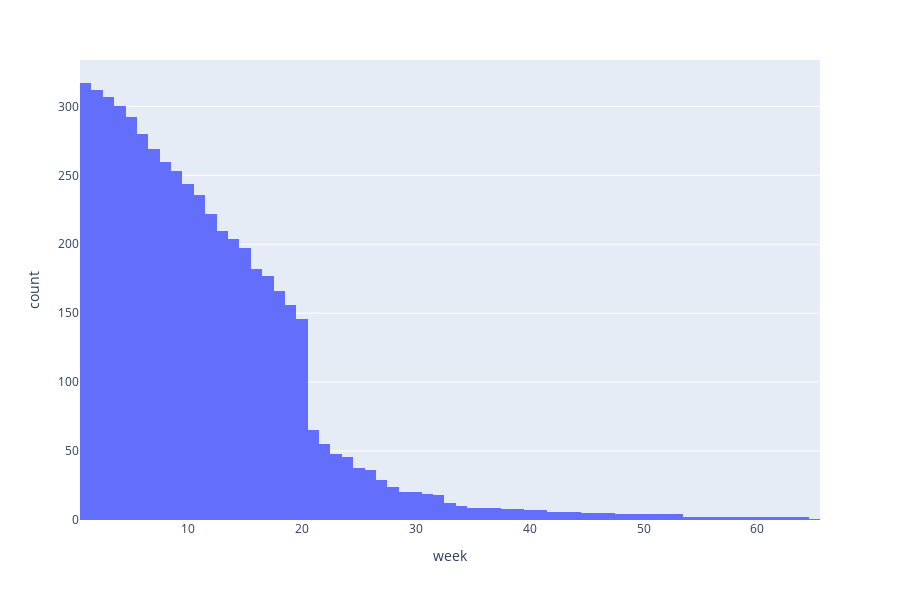
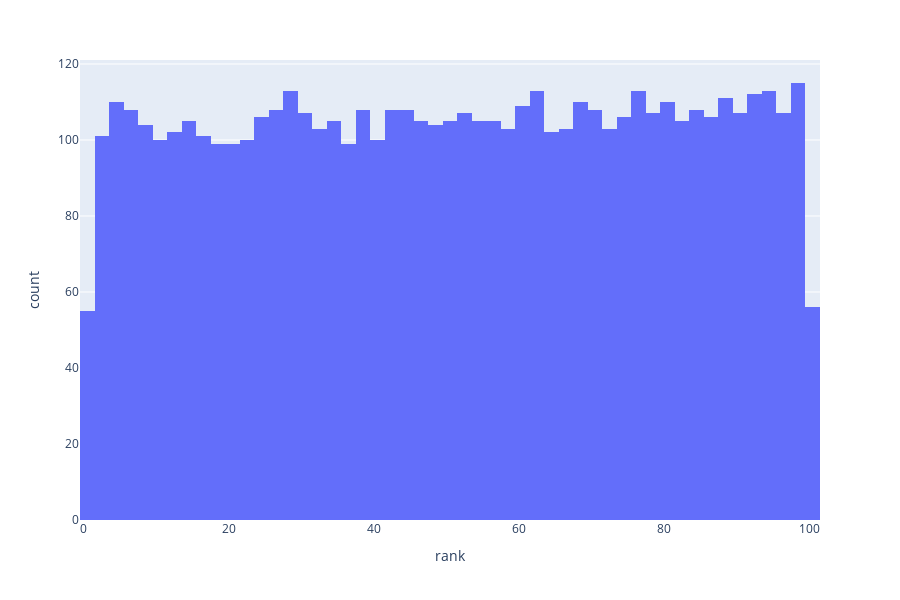

Notebook code cell kept with these figures, in order:
### Code cell
fig_week = px.histogram(ranking,x='week')
fig_week.show()
fig_rank = px.histogram(ranking,x='rank')
fig_rank.show()

### Figure 1 — Plotly figure (JSON) as saved in the notebook; plotly's stock layout.template omitted (floating-point values rounded to 4 significant figures; data arrays with more than 128 entries replaced by an {"elided": "..."} marker saying what was removed)
{"data": [{"alignmentgroup": "True", "bingroup": "x", "hoverlabel": {"namelength": 0}, "hovertemplate": "week=%{x}<br>count=%{y}", "legendgroup": "", "marker": {"color": "#636efa"}, "name": "", "offsetgroup": "", "orientation": "v", "showlegend": false, "type": "histogram", "x": {"elided": "5307 int values"}, "xaxis": "x", "yaxis": "y"}], "layout": {"barmode": "relative", "height": 600, "legend": {"tracegroupgap": 0}, "margin": {"t": 60}, "xaxis": {"anchor": "y", "domain": [0, 1], "title": {"text": "week"}}, "yaxis": {"anchor": "x", "domain": [0, 1], "title": {"text": "count"}}}}

### Figure 2 — Plotly figure (JSON) as saved in the notebook; plotly's stock layout.template omitted (floating-point values rounded to 4 significant figures; data arrays with more than 128 entries replaced by an {"elided": "..."} marker saying what was removed)
{"data": [{"alignmentgroup": "True", "bingroup": "x", "hoverlabel": {"namelength": 0}, "hovertemplate": "rank=%{x}<br>count=%{y}", "legendgroup": "", "marker": {"color": "#636efa"}, "name": "", "offsetgroup": "", "orientation": "v", "showlegend": false, "type": "histogram", "x": {"elided": "5307 int values"}, "xaxis": "x", "yaxis": "y"}], "layout": {"barmode": "relative", "height": 600, "legend": {"tracegroupgap": 0}, "margin": {"t": 60}, "xaxis": {"anchor": "y", "domain": [0, 1], "title": {"text": "rank"}}, "yaxis": {"anchor": "x", "domain": [0, 1], "title": {"text": "count"}}}}
